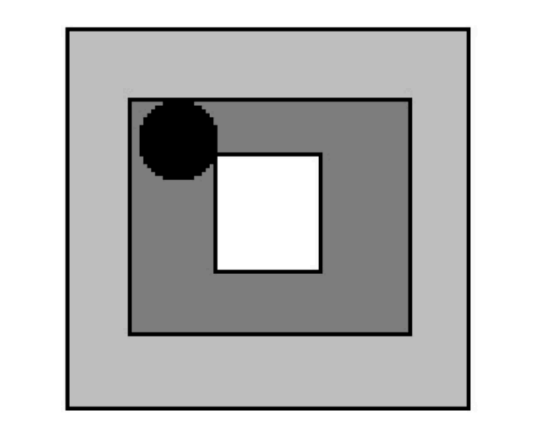
#> input picture aule_space.png, 551 x 424 px
$ python taskB.py aule_space.png
#> lines starting #> are read from the running program, lines starting #| are printed output that depends on the picture
import cv2
import numpy as np
import math

def detect_circle(image):
    gray = cv2.cvtColor(image, cv2.COLOR_BGR2GRAY)
    blurred = cv2.GaussianBlur(gray, (9, 9), 2)
    circles = cv2.HoughCircles(
        blurred,
        cv2.HOUGH_GRADIENT,
        dp=1.2,
        minDist=50,
        param1=100,
        param2=30,
        minRadius=10,
        maxRadius=50
    )
    if circles is not None:
        circles = np.uint16(np.around(circles))
        return circles[0][0]
    else:
        return None

def detect_rectangle(original_image, cropped_image):
    gray_original = cv2.cvtColor(original_image, cv2.COLOR_BGR2GRAY)
    gray_cropped = cv2.cvtColor(cropped_image, cv2.COLOR_BGR2GRAY)

    result = cv2.matchTemplate(gray_original, gray_cropped, cv2.TM_CCOEFF_NORMED)
    _, _, _, max_loc = cv2.minMaxLoc(result)

    top_left = max_loc
    h, w = gray_cropped.shape
    rect_center_x = top_left[0] + w // 2
    rect_center_y = top_left[1] + h // 2

    return rect_center_x, rect_center_y

def main(image_path):
#> called with image_path = 'aule_space.png'
    org_image = cv2.imread("aule_space.png")
#> org_image is the input picture: shape (424, 551, 3); min 0, max 255, mean 188.4
    if org_image is None:
        print("Error: Unable to read original image.")
        return

    circle = detect_circle(org_image)
#> in detect_circle, `blurred = cv2.GaussianBlur(gray, (9, 9), 2)`:
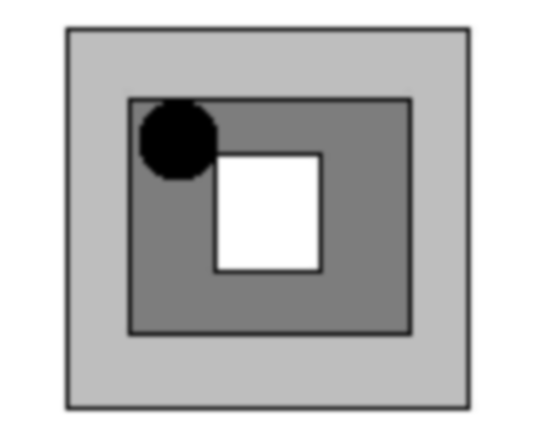
#> blurred: shape (424, 551); min 0, max 255, mean 188.4
#> in detect_circle, `circles = cv2.HoughCircles( blurred, cv2.HOUGH_GRADIENT, dp=1.2, minDi..`: circles = [[173.4, 138.6, 43.96]]
#> in detect_circle, `circles = np.uint16(np.around(circles))`: circles = [[173, 139, 44]]
#> circle = [173, 139, 44]
    if circle is None:
        print("No circle detected in the original image.")
        return

    cx, cy, _ = circle
#> cx = 173; cy = 139
    print(f"Circle Center: ({cx}, {cy})")
#| Circle Center: (173, 139)

    cropped_image = cv2.imread(image_path)
    if cropped_image is None:
        print(f"Error: Unable to read image from {image_path}")
        return

    rect_center = detect_rectangle(org_image, cropped_image)
#> in detect_rectangle, `result = cv2.matchTemplate(gray_original, gray_cropped, cv2.TM_CCOEFF_..`: result = [1]
#> in detect_rectangle, `_, _, _, max_loc = cv2.minMaxLoc(result)`: max_loc = (0, 0)
#> in detect_rectangle, `rect_center_x = top_left[0] + w // 2`: rect_center_x = 275
#> in detect_rectangle, `rect_center_y = top_left[1] + h // 2`: rect_center_y = 212
#> rect_center = (275, 212)
    if rect_center is None:
        print("No rectangle detected in the cropped image.")
        return

    rect_center_x, rect_center_y = rect_center
#> rect_center_x = 275; rect_center_y = 212
    print(f"Rectangle Center: ({rect_center_x}, {rect_center_y})")
#| Rectangle Center: (275, 212)

    dx = cx - rect_center_x
#> dx = -102
    dy = cy - rect_center_y
#> dy = -73

    horizontal_move = f"{abs(dx)/10} {'cm right' if dx > 0 else 'cm left'}" if dx != 0 else ""
#> horizontal_move = '10.2 cm left'
    vertical_move = f"{abs(dy)/10} {'cm down' if dy > 0 else 'cm up'}" if dy != 0 else ""
#> vertical_move = '7.3 cm up'

    steps = " and ".join(filter(None, [horizontal_move, vertical_move]))
    print(f"Steps to move rectangle: {steps}")
#| Steps to move rectangle: 10.2 cm left and 7.3 cm up

if __name__ == "__main__":
    import sys
    if len(sys.argv) != 2:
        print("Usage: python script.py <image_path>")
        sys.exit(1)

    image_path = sys.argv[1]
    main(image_path)

$ run again, with rotated_image.png copied over aule_space.png
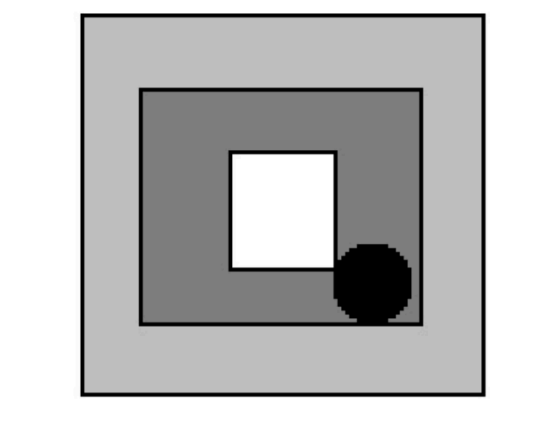
#> input picture rotated_image.png, 551 x 424 px
#> in main, org_image is the input picture: shape (424, 551, 3); min 0, max 255, mean 188.4
#> in detect_circle, `blurred = cv2.GaussianBlur(gray, (9, 9), 2)`:
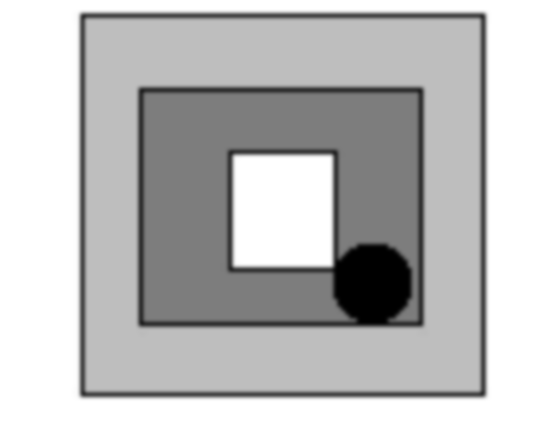
#> blurred: shape (424, 551); min 0, max 255, mean 188.4
#> in detect_circle, `circles = cv2.HoughCircles( blurred, cv2.HOUGH_GRADIENT, dp=1.2, minDi..`: circles = [[372.6, 288.6, 45.28]]
#> in detect_circle, `circles = np.uint16(np.around(circles))`: circles = [[373, 289, 45]]
#> circle = [373, 289, 45]
#> cx = 373; cy = 289
#| Circle Center: (373, 289)
#> result = [1]
#> max_loc = (0, 0)
#> in detect_rectangle, `rect_center_x = top_left[0] + w // 2`: rect_center_x = 275
#> in detect_rectangle, `rect_center_y = top_left[1] + h // 2`: rect_center_y = 212
#> rect_center = (275, 212)
#> in main, `rect_center_x, rect_center_y = rect_center`: rect_center_x = 275; rect_center_y = 212
#| Rectangle Center: (275, 212)
#> dx = 98
#> dy = 77
#> horizontal_move = '9.8 cm right'
#> vertical_move = '7.7 cm down'
#| Steps to move rectangle: 9.8 cm right and 7.7 cm down
